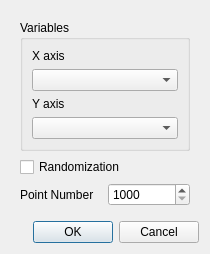
<?xml version="1.0" encoding="UTF-8"?>
<ui version="4.0">
 <class>Dialog</class>
 <widget class="QDialog" name="Dialog">
  <property name="geometry">
   <rect>
    <x>0</x>
    <y>0</y>
    <width>206</width>
    <height>242</height>
   </rect>
  </property>
  <property name="windowTitle">
   <string>Tests</string>
  </property>
  <layout class="QVBoxLayout" name="verticalLayout_3">
   <item>
    <widget class="QWidget" name="centralwidget" native="true">
     <layout class="QVBoxLayout" name="verticalLayout_4">
      <item>
       <widget class="QGroupBox" name="groupBox">
        <property name="sizePolicy">
         <sizepolicy hsizetype="Fixed" vsizetype="Preferred">
          <horstretch>0</horstretch>
          <verstretch>0</verstretch>
         </sizepolicy>
        </property>
        <property name="minimumSize">
         <size>
          <width>170</width>
          <height>0</height>
         </size>
        </property>
        <property name="maximumSize">
         <size>
          <width>150</width>
          <height>16777215</height>
         </size>
        </property>
        <property name="title">
         <string>Variables</string>
        </property>
        <layout class="QVBoxLayout" name="verticalLayout">
         <item>
          <layout class="QVBoxLayout" name="verticalLayout_5">
           <item>
            <widget class="QLabel" name="Xlabel">
             <property name="text">
              <string>X axis</string>
             </property>
            </widget>
           </item>
           <item>
            <widget class="QComboBox" name="XcomboBox">
             <property name="maximumSize">
              <size>
               <width>200</width>
               <height>16777215</height>
              </size>
             </property>
            </widget>
           </item>
           <item>
            <widget class="QLabel" name="Ylabel">
             <property name="text">
              <string>Y axis</string>
             </property>
            </widget>
           </item>
           <item>
            <widget class="QComboBox" name="YcomboBox">
             <property name="maximumSize">
              <size>
               <width>200</width>
               <height>16777215</height>
              </size>
             </property>
            </widget>
           </item>
          </layout>
         </item>
        </layout>
       </widget>
      </item>
      <item>
       <layout class="QVBoxLayout" name="verticalLayout_2">
        <item>
         <widget class="QCheckBox" name="randomcheckBox">
          <property name="text">
           <string>Randomization</string>
          </property>
         </widget>
        </item>
        <item>
         <layout class="QHBoxLayout" name="horizontalLayout">
          <item>
           <widget class="QLabel" name="label_4">
            <property name="text">
             <string>Point Number</string>
            </property>
           </widget>
          </item>
          <item>
           <widget class="QSpinBox" name="spinBox">
            <property name="minimum">
             <number>1000</number>
            </property>
            <property name="maximum">
             <number>10000</number>
            </property>
            <property name="value">
             <number>1000</number>
            </property>
           </widget>
          </item>
         </layout>
        </item>
       </layout>
      </item>
     </layout>
    </widget>
   </item>
   <item>
    <widget class="QDialogButtonBox" name="buttonBox">
     <property name="orientation">
      <enum>Qt::Horizontal</enum>
     </property>
     <property name="standardButtons">
      <set>QDialogButtonBox::Cancel|QDialogButtonBox::Ok</set>
     </property>
    </widget>
   </item>
  </layout>
 </widget>
 <resources/>
 <connections>
  <connection>
   <sender>buttonBox</sender>
   <signal>accepted()</signal>
   <receiver>Dialog</receiver>
   <slot>accept()</slot>
   <hints>
    <hint type="sourcelabel">
     <x>248</x>
     <y>254</y>
    </hint>
    <hint type="destinationlabel">
     <x>157</x>
     <y>274</y>
    </hint>
   </hints>
  </connection>
  <connection>
   <sender>buttonBox</sender>
   <signal>rejected()</signal>
   <receiver>Dialog</receiver>
   <slot>reject()</slot>
   <hints>
    <hint type="sourcelabel">
     <x>316</x>
     <y>260</y>
    </hint>
    <hint type="destinationlabel">
     <x>286</x>
     <y>274</y>
    </hint>
   </hints>
  </connection>
 </connections>
</ui>
